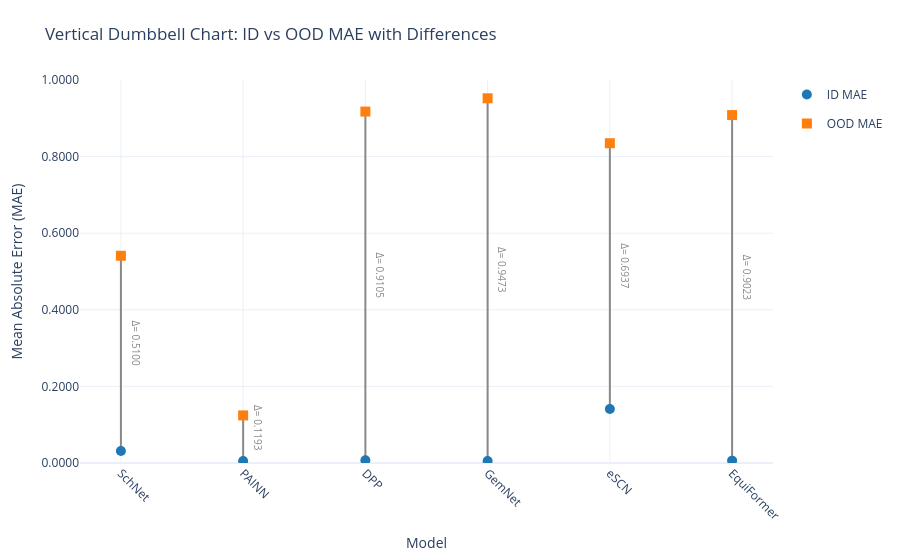

This figure's notebook cell:
### Code cell
import pandas as pd
import plotly.graph_objects as go

# Read the CSV data
data = pd.read_csv('experiment3_mae.csv')

# Ensure data is clean
data = data.dropna()
data['ID'] = data['ID'].astype(float)
data['OOD'] = data['OOD'].astype(float)
models = data['Name'].tolist()

# Collect unique MAE values for y-axis ticks
unique_mae = sorted(set(data['ID'].tolist() + data['OOD'].tolist()))

# Colors
color_id = '#1f77b4'  # Blue for ID
color_ood = '#ff7f0e'  # Orange for OOD
color_line = '#888888'  # Gray for lines and annotations

# Create the dumbbell chart
fig = go.Figure()

# Add lines and points for each model
for i, row in data.iterrows():
    model = row['Name']
    id_mae = row['ID']
    ood_mae = row['OOD']
    # Add connecting line
    fig.add_trace(go.Scatter(
        x=[model, model],
        y=[id_mae, ood_mae],
        mode='lines+markers',
        line=dict(color=color_line, width=2),
        marker=dict(size=10, symbol=['circle', 'square'], color=[color_id, color_ood]),
        name=model,
        showlegend=False
    ))
    # Add difference annotation at midpoint
    diff = ood_mae - id_mae
    mid_y = (id_mae + ood_mae) / 2
    fig.add_annotation(
        x=model,
        y=mid_y,
        text=f'Δ= {diff:.4f}',
        showarrow=False,
        font=dict(size=10, color=color_line),
        yshift=10,
        xshift=15,
        textangle=90
    )

# Add legend traces
fig.add_trace(go.Scatter(
    x=[None], y=[None], mode='markers',
    name='ID MAE', marker=dict(size=10, color=color_id, symbol='circle'),
    legendgroup='ID'
))
fig.add_trace(go.Scatter(
    x=[None], y=[None], mode='markers',
    name='OOD MAE', marker=dict(size=10, color=color_ood, symbol='square'),
    legendgroup='OOD'
))

# Update layout
fig.update_layout(
    title='Vertical Dumbbell Chart: ID vs OOD MAE with Differences',
    xaxis_title='Model',
    yaxis_title='Mean Absolute Error (MAE)',
    yaxis=dict(range=[0, 1], tickformat='.4f'),
    showlegend=True,
    template='plotly_white',
    margin=dict(t=80, b=80),
    xaxis=dict(tickangle=45)
)

# Save to HTML
fig.show()
fig.write_html('dumbbell_with_diff.html')

print("Chart generated and saved as 'dumbbell_with_diff.html'")

### Figure 1 — Plotly figure (JSON) as saved in the notebook; plotly's stock layout.template omitted (floating-point values rounded to 4 significant figures)
{"data": [{"line": {"color": "#888888", "width": 2}, "marker": {"color": ["#1f77b4", "#ff7f0e"], "size": 10, "symbol": ["circle", "square"]}, "mode": "lines+markers", "name": "SchNet", "showlegend": false, "type": "scatter", "x": ["SchNet", "SchNet"], "y": [0.03111, 0.5411]}, {"line": {"color": "#888888", "width": 2}, "marker": {"color": ["#1f77b4", "#ff7f0e"], "size": 10, "symbol": ["circle", "square"]}, "mode": "lines+markers", "name": "PAINN", "showlegend": false, "type": "scatter", "x": ["PAINN", "PAINN"], "y": [0.004949, 0.1243]}, {"line": {"color": "#888888", "width": 2}, "marker": {"color": ["#1f77b4", "#ff7f0e"], "size": 10, "symbol": ["circle", "square"]}, "mode": "lines+markers", "name": "DPP", "showlegend": false, "type": "scatter", "x": ["DPP", "DPP"], "y": [0.00706, 0.9175]}, {"line": {"color": "#888888", "width": 2}, "marker": {"color": ["#1f77b4", "#ff7f0e"], "size": 10, "symbol": ["circle", "square"]}, "mode": "lines+markers", "name": "GemNet", "showlegend": false, "type": "scatter", "x": ["GemNet", "GemNet"], "y": [0.004949, 0.9522]}, {"line": {"color": "#888888", "width": 2}, "marker": {"color": ["#1f77b4", "#ff7f0e"], "size": 10, "symbol": ["circle", "square"]}, "mode": "lines+markers", "name": "eSCN", "showlegend": false, "type": "scatter", "x": ["eSCN", "eSCN"], "y": [0.1412, 0.8349]}, {"line": {"color": "#888888", "width": 2}, "marker": {"color": ["#1f77b4", "#ff7f0e"], "size": 10, "symbol": ["circle", "square"]}, "mode": "lines+markers", "name": "EquiFormer", "showlegend": false, "type": "scatter", "x": ["EquiFormer", "EquiFormer"], "y": [0.006139, 0.9084]}, {"legendgroup": "ID", "marker": {"color": "#1f77b4", "size": 10, "symbol": "circle"}, "mode": "markers", "name": "ID MAE", "type": "scatter", "x": [null], "y": [null]}, {"legendgroup": "OOD", "marker": {"color": "#ff7f0e", "size": 10, "symbol": "square"}, "mode": "markers", "name": "OOD MAE", "type": "scatter", "x": [null], "y": [null]}], "layout": {"annotations": [{"font": {"color": "#888888", "size": 10}, "showarrow": false, "text": "Δ= 0.5100", "textangle": 90, "x": "SchNet", "xshift": 15, "y": 0.2861, "yshift": 10}, {"font": {"color": "#888888", "size": 10}, "showarrow": false, "text": "Δ= 0.1193", "textangle": 90, "x": "PAINN", "xshift": 15, "y": 0.0646, "yshift": 10}, {"font": {"color": "#888888", "size": 10}, "showarrow": false, "text": "Δ= 0.9105", "textangle": 90, "x": "DPP", "xshift": 15, "y": 0.4623, "yshift": 10}, {"font": {"color": "#888888", "size": 10}, "showarrow": false, "text": "Δ= 0.9473", "textangle": 90, "x": "GemNet", "xshift": 15, "y": 0.4786, "yshift": 10}, {"font": {"color": "#888888", "size": 10}, "showarrow": false, "text": "Δ= 0.6937", "textangle": 90, "x": "eSCN", "xshift": 15, "y": 0.4881, "yshift": 10}, {"font": {"color": "#888888", "size": 10}, "showarrow": false, "text": "Δ= 0.9023", "textangle": 90, "x": "EquiFormer", "xshift": 15, "y": 0.4573, "yshift": 10}], "margin": {"b": 80, "t": 80}, "showlegend": true, "title": {"text": "Vertical Dumbbell Chart: ID vs OOD MAE with Differences"}, "xaxis": {"tickangle": 45, "title": {"text": "Model"}}, "yaxis": {"range": [0, 1], "tickformat": ".4f", "title": {"text": "Mean Absolute Error (MAE)"}}}}
